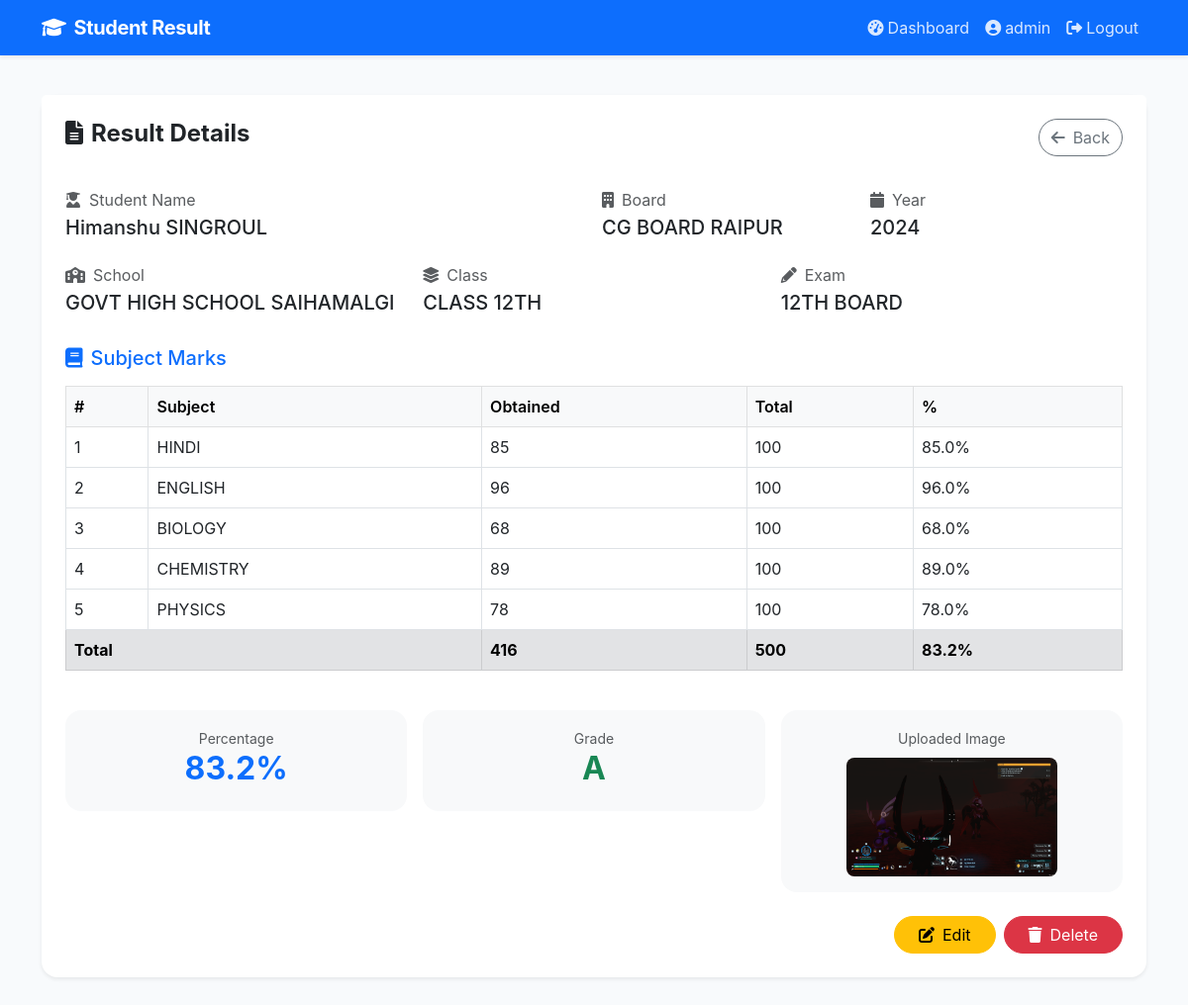
Screenshot of /view/2 (signed in) with the database file from the repository.
### tables this page shows
CREATE TABLE results (
            id INTEGER PRIMARY KEY AUTOINCREMENT,
            user_id INTEGER NOT NULL,
            student_name TEXT NOT NULL,
            board TEXT,
            exam TEXT,
            school TEXT,
            class_name TEXT,
            year INTEGER,
            total_obtained INTEGER,
            total_marks INTEGER,
            percentage REAL,
            grade TEXT,
            image_path TEXT,
            created_at TIMESTAMP DEFAULT CURRENT_TIMESTAMP,
            FOREIGN KEY (user_id) REFERENCES users (id) ON DELETE CASCADE
        );

CREATE TABLE subjects (
            id INTEGER PRIMARY KEY AUTOINCREMENT,
            result_id INTEGER NOT NULL,
            subject_name TEXT NOT NULL,
            obtained INTEGER NOT NULL,
            total INTEGER NOT NULL,
            FOREIGN KEY (result_id) REFERENCES results (id) ON DELETE CASCADE
        );

### app.py (the view)
@app.route('/view/<int:id>')
@login_required
def view_result(id):
    user_id = session['user_id']
    db = get_db()
    result = db.execute('SELECT * FROM results WHERE id = ? AND user_id = ?',
                        (id, user_id)).fetchone()
    if not result:
        flash('Result not found or access denied.', 'danger')
        return redirect(url_for('dashboard'))
    subjects = db.execute('SELECT * FROM subjects WHERE result_id = ?', (id,)).fetchall()
    return render_template('view_result.html', result=result, subjects=subjects)

### app.py (called while the page is built)
def get_db():
    db = getattr(g, '_database', None)
    if db is None:
        db = g._database = sqlite3.connect(DATABASE)
        db.row_factory = sqlite3.Row
    return db

def login_required(f):
    @wraps(f)
    def decorated_function(*args, **kwargs):
        if 'user_id' not in session:
            flash('Please log in to access this page.', 'warning')
            return redirect(url_for('login'))
        return f(*args, **kwargs)
    return decorated_function

### templates/view_result.html
{% extends "base.html" %}
{% block content %}
<div class="container py-4">
    <div class="card border-0 shadow-sm rounded-4">
        <div class="card-header bg-white border-0 pt-4 px-4 d-flex justify-content-between align-items-center">
            <h4 class="fw-bold"><i class="fas fa-file-alt me-2"></i>Result Details</h4>
            <a href="{{ url_for('dashboard') }}" class="btn btn-outline-secondary rounded-pill">
                <i class="fas fa-arrow-left me-2"></i>Back
            </a>
        </div>
        <div class="card-body p-4">
            <div class="row g-3 mb-4">
                <div class="col-md-6">
                    <p class="mb-1 text-muted"><i class="fas fa-user-graduate me-2"></i>Student Name</p>
                    <h5>{{ result.student_name }}</h5>
                </div>
                <div class="col-md-3">
                    <p class="mb-1 text-muted"><i class="fas fa-building me-2"></i>Board</p>
                    <h5>{{ result.board or 'N/A' }}</h5>
                </div>
                <div class="col-md-3">
                    <p class="mb-1 text-muted"><i class="fas fa-calendar me-2"></i>Year</p>
                    <h5>{{ result.year or 'N/A' }}</h5>
                </div>
                <div class="col-md-4">
                    <p class="mb-1 text-muted"><i class="fas fa-school me-2"></i>School</p>
                    <h5>{{ result.school or 'N/A' }}</h5>
                </div>
                <div class="col-md-4">
                    <p class="mb-1 text-muted"><i class="fas fa-layer-group me-2"></i>Class</p>
                    <h5>{{ result.class_name or 'N/A' }}</h5>
                </div>
                <div class="col-md-4">
                    <p class="mb-1 text-muted"><i class="fas fa-pencil-alt me-2"></i>Exam</p>
                    <h5>{{ result.exam or 'N/A' }}</h5>
                </div>
            </div>
            <h5 class="mb-3 text-primary"><i class="fas fa-book me-2"></i>Subject Marks</h5>
            <div class="table-responsive mb-4">
                <table class="table table-bordered table-hover">
                    <thead class="table-light">
                        <tr>
                            <th>#</th>
                            <th>Subject</th>
                            <th>Obtained</th>
                            <th>Total</th>
                            <th>%</th>
                        </tr>
                    </thead>
                    <tbody>
                        {% for sub in subjects %}
                        <tr>
                            <td>{{ loop.index }}</td>
                            <td>{{ sub.subject_name }}</td>
                            <td>{{ sub.obtained }}</td>
                            <td>{{ sub.total }}</td>
                            <td>{{ "%.1f"|format((sub.obtained / sub.total * 100) if sub.total > 0 else 0) }}%</td>
                        </tr>
                        {% endfor %}
                    </tbody>
                    <tfoot class="table-secondary">
                        <tr>
                            <th colspan="2">Total</th>
                            <th>{{ result.total_obtained }}</th>
                            <th>{{ result.total_marks }}</th>
                            <th>{{ "%.1f"|format(result.percentage) }}%</th>
                        </tr>
                    </tfoot>
                </table>
            </div>
            <div class="row g-3 mb-4">
                <div class="col-md-4">
                    <div class="bg-light p-3 rounded-4 text-center">
                        <span class="text-muted small">Percentage</span>
                        <h2 class="fw-bold text-primary">{{ "%.1f"|format(result.percentage) }}%</h2>
                    </div>
                </div>
                <div class="col-md-4">
                    <div class="bg-light p-3 rounded-4 text-center">
                        <span class="text-muted small">Grade</span>
                        <h2 class="fw-bold {% if result.grade in ['A+','A','B'] %}text-success{% elif result.grade in ['C','D'] %}text-warning{% else %}text-danger{% endif %}">
                            {{ result.grade }}
                        </h2>
                    </div>
                </div>
                <div class="col-md-4">
                    {% if result.image_path %}
                    <div class="bg-light p-3 rounded-4 text-center">
                        <span class="text-muted small">Uploaded Image</span>
                        <div class="mt-2">
                            <a href="{{ url_for('static', filename=result.image_path) }}" target="_blank">
                                <img src="{{ url_for('static', filename=result.image_path) }}" alt="Result Image" class="img-fluid rounded-3" style="max-height: 120px;">
                            </a>
                        </div>
                    </div>
                    {% endif %}
                </div>
            </div>
            <div class="d-flex justify-content-end gap-2">
                <a href="{{ url_for('edit_result', id=result.id) }}" class="btn btn-warning rounded-pill px-4">
                    <i class="fas fa-edit me-2"></i>Edit
                </a>
                <form method="POST" action="{{ url_for('delete_result', id=result.id) }}" onsubmit="return confirm('Delete this result?');">
                    <button type="submit" class="btn btn-danger rounded-pill px-4">
                        <i class="fas fa-trash me-2"></i>Delete
                    </button>
                </form>
            </div>
        </div>
    </div>
</div>
{% endblock %}

### templates/base.html (shortened to what this page needs)
<!DOCTYPE html>
<html lang="en">
<head>
    <link href="https://cdn.jsdelivr.net/npm/bootstrap@5.3.0-alpha1/dist/css/bootstrap.min.css" rel="stylesheet">
    <link rel="stylesheet" href="https://cdnjs.cloudflare.com/ajax/libs/font-awesome/6.0.0-beta3/css/all.min.css">
    <link rel="stylesheet" href="{{ url_for('static', filename='style.css') }}">
</head>
<body>
    <nav class="navbar navbar-expand-lg navbar-dark bg-primary sticky-top shadow-sm">
        <div class="container">
            <a class="navbar-brand fw-bold" href="{{ url_for('dashboard') }}">
                <i class="fas fa-graduation-cap me-2"></i>Student Result
            </a>
            <div class="collapse navbar-collapse" id="navbarNav">
                <ul class="navbar-nav ms-auto">
                    {% if session.user_id %}
                    <li class="nav-item">
                        <a class="nav-link" href="{{ url_for('dashboard') }}">
                            <i class="fas fa-tachometer-alt me-1"></i>Dashboard
                        </a>
                    </li>
                    <li class="nav-item">
                        <a class="nav-link" href="{{ url_for('profile') }}">
                            <i class="fas fa-user-circle me-1"></i>{{ session.user_name }}
                        </a>
                    </li>
                    <li class="nav-item">
                        <a class="nav-link" href="{{ url_for('logout') }}">
                            <i class="fas fa-sign-out-alt me-1"></i>Logout
                        </a>
                    </li>
                    {% endif %}
                </ul>
            </div>
        </div>
    </nav>
    <main>
        {% block content %}{% endblock %}
    </main>
</body>
</html>

### static/style.css (style rules this page uses)
body { background: #f8fafc; font-family: 'Inter', -apple-system, BlinkMacSystemFont, 'Segoe UI', Roboto, sans-serif; padding-bottom: 2rem; }
.card { transition: transform 0.2s ease, box-shadow 0.2s ease; border: none; }
.rounded-4 { border-radius: 1rem !important; }
.rounded-pill { border-radius: 50rem !important; }
.navbar-brand { letter-spacing: -0.02em; }
.navbar-dark .navbar-nav .nav-link { color: rgba(255,255,255,0.85); }
.table thead th { background-color: #f8f9fa; border-bottom-width: 1px; font-weight: 600; }

### rows the page displays
results: student_name "Himanshu SINGROUL", board "CG BOARD RAIPUR", year "2024", school "GOVT HIGH SCHOOL SAIHAMALGI", class_name "CLASS 12TH", exam "12TH BOARD", total_obtained "416", total_marks "500", percentage "83.2", grade "A", image_path (picture)
subjects: subject_name "HINDI", obtained "85", total "100", (sub.obtained/sub.total*100)ifsub.total>0else0 "85.0"
subjects: subject_name "ENGLISH", obtained "96", total "100", (sub.obtained/sub.total*100)ifsub.total>0else0 "96.0"
subjects: subject_name "BIOLOGY", obtained "68", total "100", (sub.obtained/sub.total*100)ifsub.total>0else0 "68.0"
subjects: subject_name "CHEMISTRY", obtained "89", total "100", (sub.obtained/sub.total*100)ifsub.total>0else0 "89.0"
subjects: subject_name "PHYSICS", obtained "78", total "100", (sub.obtained/sub.total*100)ifsub.total>0else0 "78.0"

### other values shown
{{ session.user_name }} "admin"
